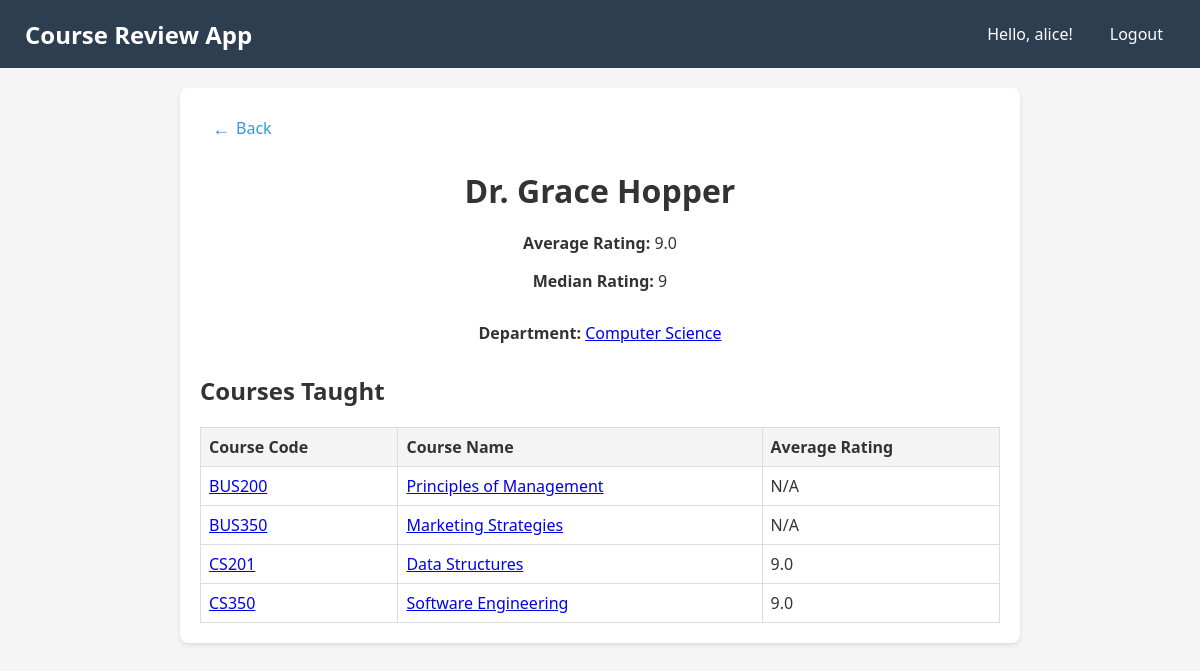
Page /professor/5 (signed in) on the committed database.
### tables this page shows
CREATE TABLE professors (
    professor_id INTEGER PRIMARY KEY AUTOINCREMENT,
    name TEXT NOT NULL
);

CREATE TABLE departments (
    department_id INTEGER PRIMARY KEY AUTOINCREMENT,
    department_name TEXT UNIQUE
);

CREATE TABLE courses (
    course_code TEXT PRIMARY KEY,
    course_name TEXT NOT NULL, 
    department_id TEXT NOT NULL,
    FOREIGN KEY (department_id) REFERENCES departments(department_id)
);

### main.py (the view)
@app.route('/professor/<int:professor_id>')
@login_required
def professor_detail(professor_id):
    with get_db_connection() as conn:
        professor = conn.execute('''
            SELECT p.*, d.department_id, d.department_name
            FROM professors p
            LEFT JOIN course_professors cp ON p.professor_id = cp.professor_id
            LEFT JOIN courses c ON cp.course_code = c.course_code
            LEFT JOIN departments d ON c.department_id = d.department_id
            WHERE p.professor_id = ?
        ''', (professor_id,)).fetchone()
        if not professor:
            abort(404)
        ratings = conn.execute('''
            SELECT AVG(professor_rating) as avg_rating,
                   (SELECT professor_rating FROM reviews WHERE professor_id = ? ORDER BY professor_rating LIMIT 1 OFFSET (SELECT COUNT(*) FROM reviews WHERE professor_id = ?) / 2) as median_rating
            FROM reviews WHERE professor_id = ?
        ''', (professor_id, professor_id, professor_id)).fetchone()
        courses = conn.execute('''
            SELECT c.course_code, c.course_name, AVG(r.professor_rating) as avg_course_rating
            FROM courses c
            JOIN course_professors cp ON c.course_code = cp.course_code
            LEFT JOIN reviews r ON c.course_code = r.course_code AND r.professor_id = ?
            WHERE cp.professor_id = ?
            GROUP BY c.course_code, c.course_name
        ''', (professor_id, professor_id)).fetchall()
    return render_template('professor_detail.html', professor=professor, ratings=ratings, courses=courses)

### main.py (called while the page is built)
def login_required(view):
    @wraps(view)
    def wrapped_view(**kwargs):
        if 'user_id' not in session:
            return redirect(url_for('login'))
        return view(**kwargs)
    return wrapped_view

def get_db_connection():
    conn = sqlite3.connect('database.db')
    conn.row_factory = sqlite3.Row
    return conn

### src/templates/professor_detail.html (shortened to what this page needs)
{% extends 'base.html' %}
{% block content %}
<div class="professor-dashboard">
    <div class="navigation">
        <a href="javascript:history.back()" class="back-btn"><i class="back-arrow">←</i> Back</a>
    </div>
    <h1>{{ professor['name'] }}</h1>
    <div class="ratings-summary">
        <p><strong>Average Rating:</strong> {{ ratings['avg_rating'] or 'N/A' }}</p>
        <p><strong>Median Rating:</strong> {{ ratings['median_rating'] or 'N/A' }}</p>
    </div>
    <div class="department-info">
        <p><strong>Department:</strong> <a href="{{ url_for('department_detail', department_id=professor['department_id']) }}">{{ professor['department_name'] }}</a></p>
    </div>
    <div class="courses-list">
        <h2>Courses Taught</h2>
        <table>
            <thead>
                <tr>
                    <th>Course Code</th>
                    <th>Course Name</th>
                    <th>Average Rating</th>
                </tr>
            </thead>
            <tbody>
                {% for course in courses %}
                <tr>
                    <td><a href="{{ url_for('course_detail', course_code=course['course_code']) }}">{{ course['course_code'] }}</a></td>
                    <td><a href="{{ url_for('course_detail', course_code=course['course_code']) }}">{{ course['course_name'] }}</a></td>
                    <td>{{ course['avg_course_rating'] or 'N/A' }}</td>
                </tr>
                {% endfor %}
            </tbody>
        </table>
    </div>
</div>
{% endblock %}

### src/style.css (style rules this page uses)
body { background-color: white; color: black; font-family: sans-serif; margin: 0; }

### src/templates/professor_detail.html (style rules this page uses)
.professor-dashboard { max-width: 800px; margin: 0 auto; padding: 20px; background-color: #fff; border-radius: 8px; box-shadow: 0 2px 4px rgba(0, 0, 0, 0.1); }
.professor-dashboard h1 { text-align: center; margin-bottom: 20px; }
.ratings-summary { text-align: center; margin-bottom: 30px; }
.department-info { text-align: center; margin-bottom: 30px; }
.courses-list table { width: 100%; border-collapse: collapse; }
.courses-list th, .courses-list td { border: 1px solid #ddd; padding: 8px; text-align: left; }
.courses-list th { background-color: #f4f4f4; }
.navigation { margin-bottom: 15px; }
.back-btn { display: inline-flex; align-items: center; color: #3498db; text-decoration: none; font-weight: 500; padding: 8px 12px; border-radius: 4px; transition: all 0.2s ease; }
.back-arrow { margin-right: 6px; font-size: 18px; }

### src/templates/base.html (style rules this page uses)
body { margin: 0; padding: 0; font-family: 'Segoe UI', Tahoma, Geneva, Verdana, sans-serif; background-color: #f5f5f5; color: #333; }

### rows in the picture
professors: name "Dr. Grace Hopper"
departments: department_name "Computer Science"
courses: course_code "BUS200", course_name "Principles of Management", course "N/A"
courses: course_code "BUS350", course_name "Marketing Strategies", course "N/A"
courses: course_code "CS201", course_name "Data Structures", course "9.0"
courses: course_code "CS350", course_name "Software Engineering", course "9.0"

### other values in the picture
{{ session['username'] }} "alice"
{{ ratings['avg_rating'] or 'N/A' }} "9.0"
{{ ratings['median_rating'] or 'N/A' }} "9"
